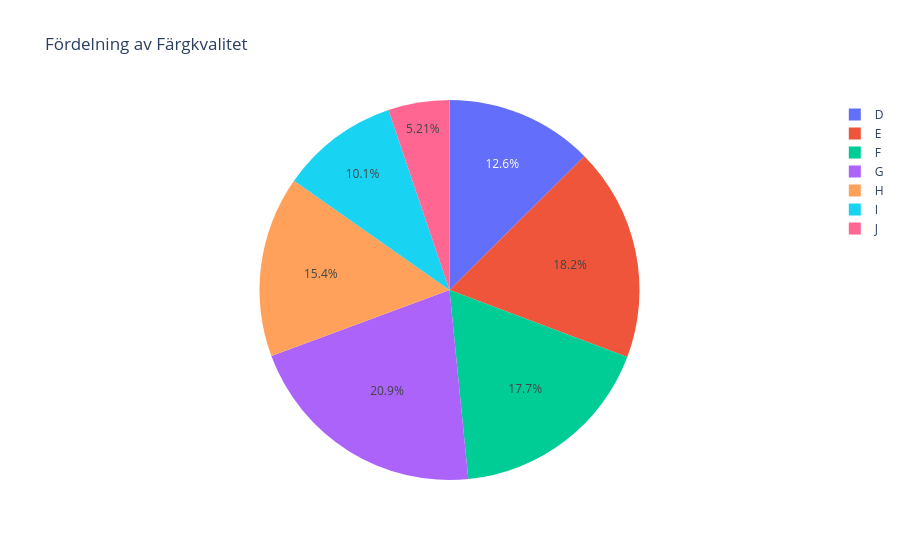

The cell this chart's notebook holds for it:
### Markdown cell above
**Diagramtyp:** Cirkeldiagram (pie chart) för slipningskvalitet.
**Hur man tolkar:** Varje tårtbit visar andelen diamanter av en viss slipning.
**Tolkning:** Ideal och Premium dominerar.
**Insikt:** Majoriteten av diamanterna har hög slipningskvalitet.
**Affärsmässig tolkning:** Guldfynd kan marknadsföra sitt sortiment som högkvalitativt och locka kvalitetsmedvetna kunder.

### Code cell
# Create pie chart for color quality
fig_color = px.pie(df_color, names='color', title='Fördelning av Färgkvalitet', category_orders={'color': color_order})
fig_color.show()

### Figure 1 — Plotly figure (JSON) as saved in the notebook; plotly's stock layout.template omitted (floating-point values rounded to 4 significant figures; data arrays with more than 128 entries replaced by an {"elided": "..."} marker saying what was removed)
{"data": [{"direction": "clockwise", "domain": {"x": [0, 1], "y": [0, 1]}, "hovertemplate": "color=%{label}<extra></extra>", "labels": {"elided": "53916 str values"}, "legendgroup": "", "name": "", "showlegend": true, "sort": false, "type": "pie"}], "layout": {"legend": {"tracegroupgap": 0}, "title": {"text": "Fördelning av Färgkvalitet"}}}
